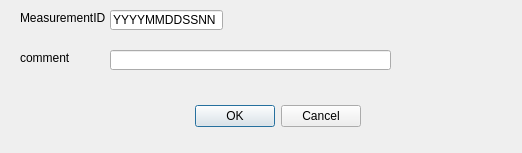
<?xml version="1.0" encoding="UTF-8"?>
<ui version="4.0">
 <class>Dialog</class>
 <widget class="QDialog" name="Dialog">
  <property name="geometry">
   <rect>
    <x>0</x>
    <y>0</y>
    <width>522</width>
    <height>153</height>
   </rect>
  </property>
  <property name="windowTitle">
   <string>select parameters for scc depol calibration file</string>
  </property>
  <widget class="QDialogButtonBox" name="buttonBox">
   <property name="geometry">
    <rect>
     <x>20</x>
     <y>100</y>
     <width>341</width>
     <height>32</height>
    </rect>
   </property>
   <property name="orientation">
    <enum>Qt::Horizontal</enum>
   </property>
   <property name="standardButtons">
    <set>QDialogButtonBox::Cancel|QDialogButtonBox::Ok</set>
   </property>
  </widget>
  <widget class="QLabel" name="label">
   <property name="geometry">
    <rect>
     <x>20</x>
     <y>10</y>
     <width>91</width>
     <height>16</height>
    </rect>
   </property>
   <property name="text">
    <string>MeasurementID</string>
   </property>
  </widget>
  <widget class="QLineEdit" name="MeasurementID_Edit">
   <property name="geometry">
    <rect>
     <x>110</x>
     <y>10</y>
     <width>113</width>
     <height>20</height>
    </rect>
   </property>
   <property name="text">
    <string>YYYYMMDDSSNN</string>
   </property>
   <property name="maxLength">
    <number>12</number>
   </property>
  </widget>
  <widget class="QLabel" name="label_2">
   <property name="geometry">
    <rect>
     <x>20</x>
     <y>50</y>
     <width>91</width>
     <height>16</height>
    </rect>
   </property>
   <property name="text">
    <string>comment</string>
   </property>
  </widget>
  <widget class="QLineEdit" name="Comment_Edit">
   <property name="geometry">
    <rect>
     <x>110</x>
     <y>50</y>
     <width>281</width>
     <height>20</height>
    </rect>
   </property>
   <property name="text">
    <string/>
   </property>
   <property name="maxLength">
    <number>255</number>
   </property>
  </widget>
 </widget>
 <resources/>
 <connections>
  <connection>
   <sender>buttonBox</sender>
   <signal>accepted()</signal>
   <receiver>Dialog</receiver>
   <slot>accept()</slot>
   <hints>
    <hint type="sourcelabel">
     <x>248</x>
     <y>254</y>
    </hint>
    <hint type="destinationlabel">
     <x>157</x>
     <y>274</y>
    </hint>
   </hints>
  </connection>
  <connection>
   <sender>buttonBox</sender>
   <signal>rejected()</signal>
   <receiver>Dialog</receiver>
   <slot>reject()</slot>
   <hints>
    <hint type="sourcelabel">
     <x>316</x>
     <y>260</y>
    </hint>
    <hint type="destinationlabel">
     <x>286</x>
     <y>274</y>
    </hint>
   </hints>
  </connection>
 </connections>
</ui>
